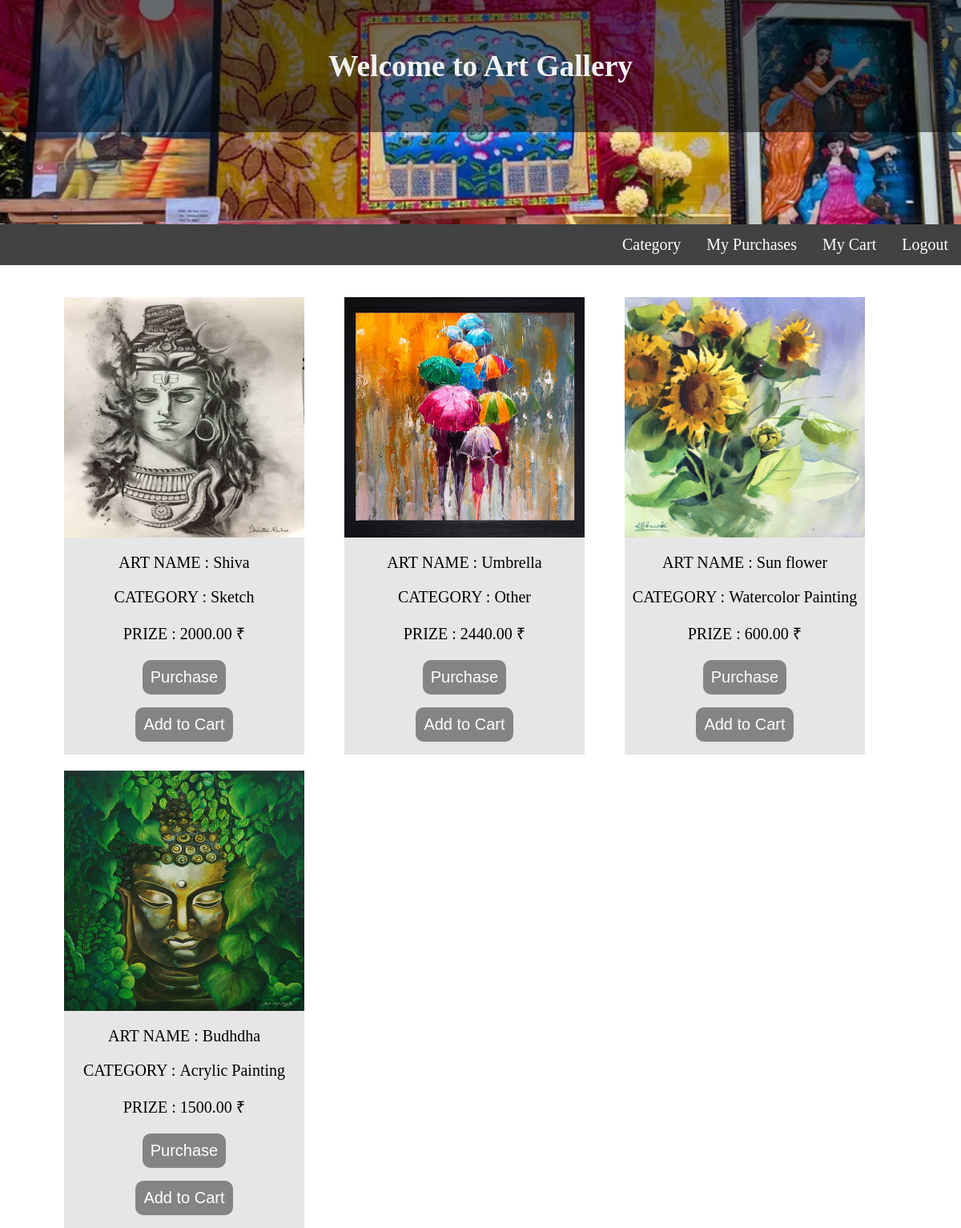
Page /Home/home/ (signed in) on the committed database.
### Add_Art/models.py (models this page shows, shortened)
class art(models.Model):
    artname=models.CharField(max_length=20,primary_key=True)
    category=models.CharField(max_length=20)
    prize=models.DecimalField(max_digits=1000, decimal_places=2)
    available=models.IntegerField(default=1)
    username=models.CharField(max_length=20,default='NOT SOLD')
    image=models.ImageField(upload_to='images/')

### Home/views.py (the view)
# urls.py: 2. Add a URL to urlpatterns:  path('', views.home, name='home')
def home(request) :
    if not request.user.is_authenticated :
        return redirect('/Login_App/login/')
    else :
        username=request.user.username
        if username=='user10702' :
            return redirect('/Add_Art/addart/')
        arts=art.objects.filter(available=1)[0:10]
        return render(request,'home.html',{'arts':arts})

### Home/templates/home.html (shortened to what this page needs)
<html>
<head>
</head>
<body>
<div class="bg">
  <div class="u"><h2><center>Welcome to Art Gallery</center></h2></div>
  </div>
  <div class="navbar">
    <a href="/Login_App/logout/">Logout</a>
    <a href="/Home/cart_view/">My Cart</a>
    <a href="/Home/purchases_view/">My Purchases</a>
    <div class="dropdown">
      <button class="dropbtn">Category
         </button>
    </div>
  </div>
          <DIV class=l>
            </DIV>
            <div class="box">
              {% for art in arts %}
              <div class="row">
              <img src="{{art.image.url}}" width="300" height="300" /> {%if art.available %}
              <p class="m"> ART NAME :&nbsp{{art.artname}}</p>
              <p class="n">CATEGORY :&nbsp{{art.category}}</p>
              <p class="p">PRIZE :&nbsp{{art.prize}} ₹ </p>
              <form action="/Home/new_purchase/" class="PURCHASE" method="POST">
        <INPUT class="dtn" type="submit" value="Purchase">
        </form>
        <form action="/Home/cart/" class="ADD TO CART+" method="POST">
        <INPUT class="ctn" type="submit" value="Add to Cart">
      </form>
      {% endif %}
    </div>
    {% endfor %}
  </div>
</body>
</html>

### Home/templates/home.html (style rules this page uses)
body, html { height: 100%; margin: 0; background-color:#ffffff; background-size: cover; }
.bg .u { bottom: 500px; background: rgba(0, 0, 0, 0.5); color: #f1f1f1; padding: 30px; font-family: Georgia; font-size:25px; }
.bg { height: 35%; background-position: center; background-repeat: no-repeat; background-size: cover; background-image: url('/static/image.webp'); }
.navbar { bottom:0; overflow: hidden; background-color: #424242; }
.navbar a { float: right; font-size: 20px; color: white; text-align: center; padding: 14px 16px; text-decoration: none; }
.dropdown { float: right; overflow: hidden; }
.dropdown .dropbtn { font-size: 20px; border: none; outline: none; color: white; padding: 14px 16px; background-color: inherit; font-family: inherit; margin: 0; }
.dtn , .ctn { padding: 15px 25px; font-size: 20px; text-align: center; cursor: pointer; outline: none; color: #fff; background-color:#42424298; border: none; border-radius: 10px; padding: 10px; }
.m,.n,.p { border: none; outline: none; background: none; color: black; font-size: 20px; margin-inline: 1px; font-family: inherit; }
.l { text-align: center; font-size: 30px; margin-bottom: 1px; padding: 5px 0; color: rgb(255, 108, 108); }
.row { float: left; margin-right: 50px; background-color: rgb(230, 230, 230); margin-bottom: 20px; }
.box { margin-left: 80px; margin-top: 30px; text-align: center; }

### rows in the picture
art: image (picture), artname "Shiva", category "Sketch", prize "2000.00"
art: image (picture), artname "Umbrella", category "Other", prize "2440.00"
art: image (picture), artname "Sun flower", category "Watercolor Painting", prize "600.00"
art: image (picture), artname "Budhdha", category "Acrylic Painting", prize "1500.00"
